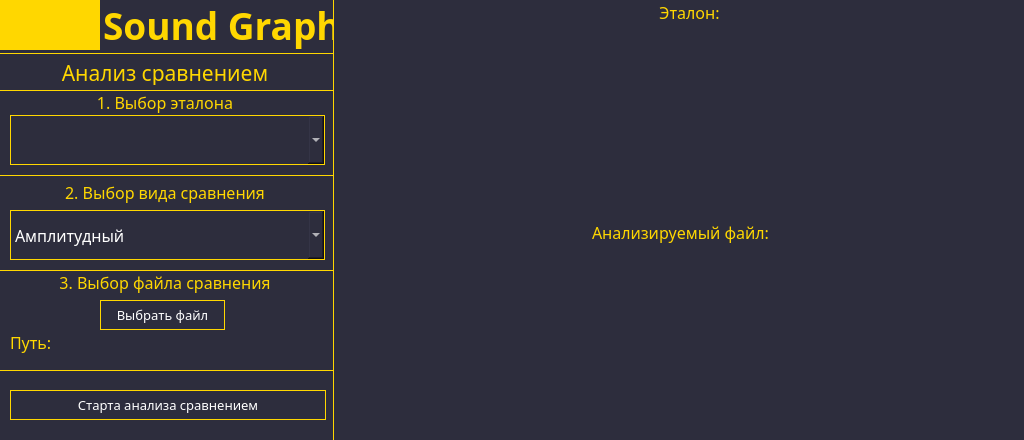
<?xml version="1.0" encoding="UTF-8"?>
<ui version="4.0">
 <class>Analyse</class>
 <widget class="QWidget" name="Analyse">
  <property name="geometry">
   <rect>
    <x>0</x>
    <y>0</y>
    <width>1024</width>
    <height>440</height>
   </rect>
  </property>
  <property name="windowTitle">
   <string>Analyse</string>
  </property>
  <property name="styleSheet">
   <string notr="true">background-color: #2D2D3D</string>
  </property>
  <widget class="QLabel" name="icon">
   <property name="geometry">
    <rect>
     <x>0</x>
     <y>0</y>
     <width>100</width>
     <height>50</height>
    </rect>
   </property>
   <property name="styleSheet">
    <string notr="true">background-color: #FFD700</string>
   </property>
   <property name="text">
    <string/>
   </property>
   <property name="pixmap">
    <pixmap>../images/icon.png</pixmap>
   </property>
   <property name="scaledContents">
    <bool>true</bool>
   </property>
   <property name="alignment">
    <set>Qt::AlignCenter</set>
   </property>
  </widget>
  <widget class="Line" name="line_2">
   <property name="geometry">
    <rect>
     <x>-2</x>
     <y>53</y>
     <width>335</width>
     <height>1</height>
    </rect>
   </property>
   <property name="autoFillBackground">
    <bool>false</bool>
   </property>
   <property name="styleSheet">
    <string notr="true">border: 2px solid #FFD700;</string>
   </property>
   <property name="orientation">
    <enum>Qt::Horizontal</enum>
   </property>
  </widget>
  <widget class="Line" name="line">
   <property name="geometry">
    <rect>
     <x>333</x>
     <y>-2</y>
     <width>1</width>
     <height>560</height>
    </rect>
   </property>
   <property name="autoFillBackground">
    <bool>false</bool>
   </property>
   <property name="styleSheet">
    <string notr="true">border: 1px solid #FFD700;</string>
   </property>
   <property name="orientation">
    <enum>Qt::Vertical</enum>
   </property>
  </widget>
  <widget class="QLabel" name="name">
   <property name="geometry">
    <rect>
     <x>103</x>
     <y>0</y>
     <width>230</width>
     <height>50</height>
    </rect>
   </property>
   <property name="font">
    <font>
     <family>Roboto Slab SemiBold</family>
     <pointsize>28</pointsize>
     <weight>75</weight>
     <bold>true</bold>
    </font>
   </property>
   <property name="styleSheet">
    <string notr="true">color: #FFD700; background-color: #2D2D3D</string>
   </property>
   <property name="text">
    <string>Sound Graph</string>
   </property>
   <property name="alignment">
    <set>Qt::AlignLeading|Qt::AlignLeft|Qt::AlignVCenter</set>
   </property>
  </widget>
  <widget class="QLabel" name="name_label">
   <property name="geometry">
    <rect>
     <x>0</x>
     <y>60</y>
     <width>330</width>
     <height>25</height>
    </rect>
   </property>
   <property name="font">
    <font>
     <family>Roboto Slab</family>
     <pointsize>16</pointsize>
    </font>
   </property>
   <property name="styleSheet">
    <string notr="true">color: #FFD700; background-color: #2D2D3D</string>
   </property>
   <property name="text">
    <string>Анализ сравнением</string>
   </property>
   <property name="alignment">
    <set>Qt::AlignCenter</set>
   </property>
  </widget>
  <widget class="QLabel" name="reference_label">
   <property name="geometry">
    <rect>
     <x>0</x>
     <y>90</y>
     <width>330</width>
     <height>25</height>
    </rect>
   </property>
   <property name="font">
    <font>
     <family>Roboto Slab</family>
     <pointsize>12</pointsize>
    </font>
   </property>
   <property name="styleSheet">
    <string notr="true">color: #FFD700; background-color: #2D2D3D</string>
   </property>
   <property name="text">
    <string>1. Выбор эталона</string>
   </property>
   <property name="alignment">
    <set>Qt::AlignCenter</set>
   </property>
  </widget>
  <widget class="QComboBox" name="reference_box">
   <property name="geometry">
    <rect>
     <x>10</x>
     <y>115</y>
     <width>315</width>
     <height>50</height>
    </rect>
   </property>
   <property name="font">
    <font>
     <family>Roboto Slab</family>
     <pointsize>12</pointsize>
    </font>
   </property>
   <property name="toolTip">
    <string/>
   </property>
   <property name="layoutDirection">
    <enum>Qt::LeftToRight</enum>
   </property>
   <property name="autoFillBackground">
    <bool>false</bool>
   </property>
   <property name="styleSheet">
    <string notr="true">QComboBox {
	background-color: #2D2D3D;
	border: 1px solid #FFD700;
	color: white;
}

QComboBox QAbstractItemView {
   color: white;
   background-color: #2D2D3D;
}</string>
   </property>
   <property name="editable">
    <bool>false</bool>
   </property>
   <property name="currentText">
    <string/>
   </property>
   <property name="currentIndex">
    <number>-1</number>
   </property>
   <property name="insertPolicy">
    <enum>QComboBox::NoInsert</enum>
   </property>
   <property name="sizeAdjustPolicy">
    <enum>QComboBox::AdjustToContentsOnFirstShow</enum>
   </property>
  </widget>
  <widget class="QLabel" name="reference_label_2">
   <property name="geometry">
    <rect>
     <x>0</x>
     <y>180</y>
     <width>330</width>
     <height>25</height>
    </rect>
   </property>
   <property name="font">
    <font>
     <family>Roboto Slab</family>
     <pointsize>12</pointsize>
    </font>
   </property>
   <property name="styleSheet">
    <string notr="true">color: #FFD700; background-color: #2D2D3D</string>
   </property>
   <property name="text">
    <string>2. Выбор вида сравнения</string>
   </property>
   <property name="alignment">
    <set>Qt::AlignCenter</set>
   </property>
  </widget>
  <widget class="QComboBox" name="type_box">
   <property name="geometry">
    <rect>
     <x>10</x>
     <y>210</y>
     <width>315</width>
     <height>50</height>
    </rect>
   </property>
   <property name="font">
    <font>
     <family>Roboto Slab</family>
     <pointsize>12</pointsize>
    </font>
   </property>
   <property name="toolTip">
    <string/>
   </property>
   <property name="layoutDirection">
    <enum>Qt::LeftToRight</enum>
   </property>
   <property name="autoFillBackground">
    <bool>false</bool>
   </property>
   <property name="styleSheet">
    <string notr="true">QComboBox {
	background-color: #2D2D3D;
	border: 1px solid #FFD700;
	color: white;
}

QComboBox QAbstractItemView {
   color: white;
   background-color: #2D2D3D;
}</string>
   </property>
   <property name="editable">
    <bool>false</bool>
   </property>
   <property name="currentText">
    <string>Амплитудный</string>
   </property>
   <property name="currentIndex">
    <number>0</number>
   </property>
   <property name="insertPolicy">
    <enum>QComboBox::NoInsert</enum>
   </property>
   <property name="sizeAdjustPolicy">
    <enum>QComboBox::AdjustToContentsOnFirstShow</enum>
   </property>
   <item>
    <property name="text">
     <string>Амплитудный</string>
    </property>
   </item>
   <item>
    <property name="text">
     <string>Спектрограммный</string>
    </property>
   </item>
  </widget>
  <widget class="QLabel" name="reference_label_3">
   <property name="geometry">
    <rect>
     <x>0</x>
     <y>270</y>
     <width>330</width>
     <height>25</height>
    </rect>
   </property>
   <property name="font">
    <font>
     <family>Roboto Slab</family>
     <pointsize>12</pointsize>
    </font>
   </property>
   <property name="styleSheet">
    <string notr="true">color: #FFD700; background-color: #2D2D3D</string>
   </property>
   <property name="text">
    <string>3. Выбор файла сравнения</string>
   </property>
   <property name="alignment">
    <set>Qt::AlignCenter</set>
   </property>
  </widget>
  <widget class="Line" name="line_3">
   <property name="geometry">
    <rect>
     <x>0</x>
     <y>90</y>
     <width>333</width>
     <height>1</height>
    </rect>
   </property>
   <property name="autoFillBackground">
    <bool>false</bool>
   </property>
   <property name="styleSheet">
    <string notr="true">border: 2px solid #FFD700;</string>
   </property>
   <property name="orientation">
    <enum>Qt::Horizontal</enum>
   </property>
  </widget>
  <widget class="Line" name="line_4">
   <property name="geometry">
    <rect>
     <x>0</x>
     <y>175</y>
     <width>333</width>
     <height>1</height>
    </rect>
   </property>
   <property name="autoFillBackground">
    <bool>false</bool>
   </property>
   <property name="styleSheet">
    <string notr="true">border: 2px solid #FFD700;</string>
   </property>
   <property name="orientation">
    <enum>Qt::Horizontal</enum>
   </property>
  </widget>
  <widget class="Line" name="line_5">
   <property name="geometry">
    <rect>
     <x>0</x>
     <y>270</y>
     <width>333</width>
     <height>1</height>
    </rect>
   </property>
   <property name="autoFillBackground">
    <bool>false</bool>
   </property>
   <property name="styleSheet">
    <string notr="true">border: 2px solid #FFD700;</string>
   </property>
   <property name="orientation">
    <enum>Qt::Horizontal</enum>
   </property>
  </widget>
  <widget class="QPushButton" name="path_analyse_btn">
   <property name="enabled">
    <bool>true</bool>
   </property>
   <property name="geometry">
    <rect>
     <x>100</x>
     <y>300</y>
     <width>125</width>
     <height>30</height>
    </rect>
   </property>
   <property name="font">
    <font>
     <family>Roboto Slab</family>
     <pointsize>10</pointsize>
    </font>
   </property>
   <property name="styleSheet">
    <string notr="true">QPushButton {
	background-color: #2D2D3D;
	border: 1px solid #FFD700;
	color: white;
}

QPushButton:hover {
	background-color: #B59900;
}

 QPushButton:!hover {
	background-color: #2D2D3D;
}

QPushButton:pressed {
	background-color: #FFD700;
}
</string>
   </property>
   <property name="text">
    <string>Выбрать файл</string>
   </property>
  </widget>
  <widget class="QLabel" name="path_label">
   <property name="geometry">
    <rect>
     <x>10</x>
     <y>330</y>
     <width>45</width>
     <height>25</height>
    </rect>
   </property>
   <property name="font">
    <font>
     <family>Roboto Slab</family>
     <pointsize>12</pointsize>
    </font>
   </property>
   <property name="styleSheet">
    <string notr="true">color: #FFD700; background-color: #2D2D3D</string>
   </property>
   <property name="text">
    <string>Путь:</string>
   </property>
   <property name="alignment">
    <set>Qt::AlignLeading|Qt::AlignLeft|Qt::AlignVCenter</set>
   </property>
  </widget>
  <widget class="QLabel" name="path_analyse_label">
   <property name="geometry">
    <rect>
     <x>60</x>
     <y>330</y>
     <width>261</width>
     <height>25</height>
    </rect>
   </property>
   <property name="font">
    <font>
     <underline>true</underline>
    </font>
   </property>
   <property name="styleSheet">
    <string notr="true">color: #FFD700; background-color: #2D2D3D;  text-decoration: underline;</string>
   </property>
   <property name="text">
    <string/>
   </property>
   <property name="alignment">
    <set>Qt::AlignLeading|Qt::AlignLeft|Qt::AlignVCenter</set>
   </property>
  </widget>
  <widget class="QPushButton" name="analyse_btn">
   <property name="enabled">
    <bool>true</bool>
   </property>
   <property name="geometry">
    <rect>
     <x>10</x>
     <y>390</y>
     <width>316</width>
     <height>30</height>
    </rect>
   </property>
   <property name="font">
    <font>
     <family>Roboto Slab</family>
     <pointsize>10</pointsize>
    </font>
   </property>
   <property name="styleSheet">
    <string notr="true">QPushButton {
	background-color: #2D2D3D;
	border: 1px solid #FFD700;
	color: white;
}

QPushButton:hover {
	background-color: #B59900;
}

 QPushButton:!hover {
	background-color: #2D2D3D;
}

QPushButton:pressed {
	background-color: #FFD700;
}
</string>
   </property>
   <property name="text">
    <string>Старта анализа сравнением</string>
   </property>
  </widget>
  <widget class="Line" name="line_6">
   <property name="geometry">
    <rect>
     <x>0</x>
     <y>370</y>
     <width>333</width>
     <height>1</height>
    </rect>
   </property>
   <property name="autoFillBackground">
    <bool>false</bool>
   </property>
   <property name="styleSheet">
    <string notr="true">border: 2px solid #FFD700;</string>
   </property>
   <property name="orientation">
    <enum>Qt::Horizontal</enum>
   </property>
  </widget>
  <widget class="QLabel" name="reference_gph">
   <property name="geometry">
    <rect>
     <x>340</x>
     <y>30</y>
     <width>680</width>
     <height>190</height>
    </rect>
   </property>
   <property name="text">
    <string/>
   </property>
   <property name="scaledContents">
    <bool>true</bool>
   </property>
  </widget>
  <widget class="QLabel" name="analyse_gph">
   <property name="geometry">
    <rect>
     <x>340</x>
     <y>250</y>
     <width>680</width>
     <height>180</height>
    </rect>
   </property>
   <property name="text">
    <string/>
   </property>
   <property name="scaledContents">
    <bool>true</bool>
   </property>
  </widget>
  <widget class="QLabel" name="reference_label_4">
   <property name="geometry">
    <rect>
     <x>339</x>
     <y>0</y>
     <width>701</width>
     <height>25</height>
    </rect>
   </property>
   <property name="font">
    <font>
     <family>Roboto Slab</family>
     <pointsize>12</pointsize>
    </font>
   </property>
   <property name="styleSheet">
    <string notr="true">color: #FFD700; background-color: #2D2D3D</string>
   </property>
   <property name="text">
    <string>Эталон:</string>
   </property>
   <property name="alignment">
    <set>Qt::AlignCenter</set>
   </property>
  </widget>
  <widget class="QLabel" name="reference_label_5">
   <property name="geometry">
    <rect>
     <x>330</x>
     <y>220</y>
     <width>701</width>
     <height>25</height>
    </rect>
   </property>
   <property name="font">
    <font>
     <family>Roboto Slab</family>
     <pointsize>12</pointsize>
    </font>
   </property>
   <property name="styleSheet">
    <string notr="true">color: #FFD700; background-color: #2D2D3D</string>
   </property>
   <property name="text">
    <string>Анализируемый файл:</string>
   </property>
   <property name="alignment">
    <set>Qt::AlignCenter</set>
   </property>
  </widget>
  <zorder>reference_label_5</zorder>
  <zorder>reference_label_4</zorder>
  <zorder>icon</zorder>
  <zorder>line_2</zorder>
  <zorder>line</zorder>
  <zorder>name</zorder>
  <zorder>name_label</zorder>
  <zorder>reference_label</zorder>
  <zorder>reference_box</zorder>
  <zorder>reference_label_2</zorder>
  <zorder>type_box</zorder>
  <zorder>reference_label_3</zorder>
  <zorder>line_3</zorder>
  <zorder>line_4</zorder>
  <zorder>line_5</zorder>
  <zorder>path_analyse_btn</zorder>
  <zorder>path_label</zorder>
  <zorder>path_analyse_label</zorder>
  <zorder>analyse_btn</zorder>
  <zorder>line_6</zorder>
  <zorder>reference_gph</zorder>
  <zorder>analyse_gph</zorder>
 </widget>
 <resources/>
 <connections/>
</ui>
